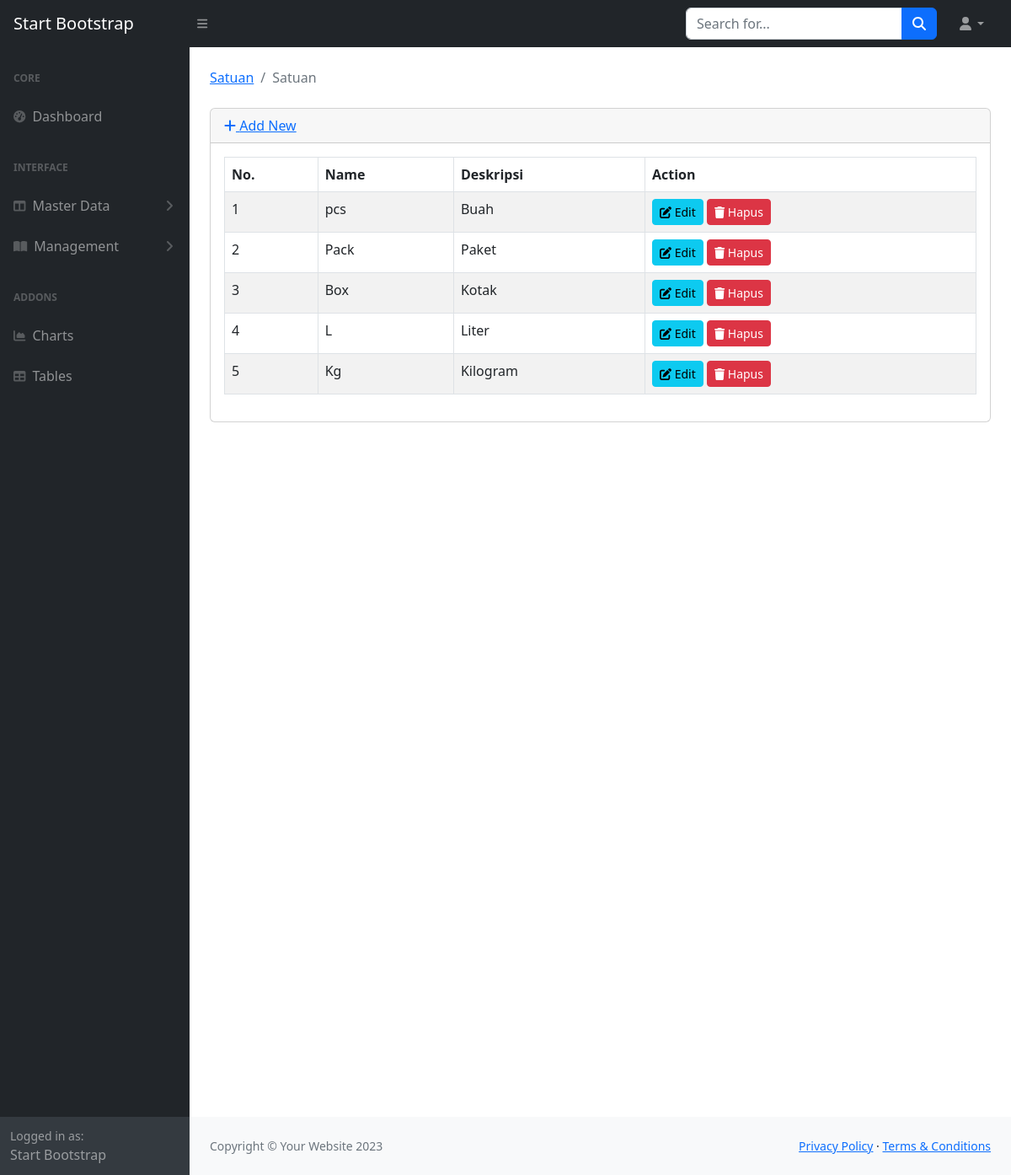
/index.php/satuan, run on the app's committed database.
### tables this page shows
CREATE TABLE `satuan` (
  `id` int NOT NULL,
  `name` char(100) DEFAULT NULL,
  `diskripsi` varchar(255) DEFAULT NULL
);

### application/views/template/main.php (called while the page is built, shortened)
<?php
$this->load->view('template/header');
$this->load->view('template/navbar');
$this->load->view('template/sidebar');
$this->load->view($content);

### application/controllers/Satuan.php (called while the page is built, shortened)
<?php
class Satuan extends CI_Controller
{
  public function __construct()
  {
    $this->load->model('Satuan_model');
    $this->load->library('form_validation');
  }
  public function index()
  {
    $data = array(
      'title' => 'Satuan',
      'userlog' => infoLogin(),
      'satuan' => $this->Satuan_model->getAll(),
      'content' => 'satuan/index'
    );
    $this->load->view('template/main', $data);
  }
}

### index.php (called while the page is built, shortened)
<?php
require_once BASEPATH.'core/CodeIgniter.php';

### application/helpers/pos_helper.php (called while the page is built, shortened)
<?php
function infoLogin(){
  $ci = get_instance();
  return $ci->db->get_where('user', ['username' => $ci->session->userdata('username')])->row_array();
}
?>

### application/models/Satuan_model.php (called while the page is built, shortened)
<?php defined('BASEPATH') or exit('No direct script access allowed');
class Satuan_model extends CI_Model
{
  protected $_table = 'satuan';
  public function getAll()
  {
    return $this->db->get($this->_table)->result();
  }
}

### application/views/satuan/index.php (the view, shortened to what this page needs)
<main>
  <div class="container-fluid px-4">
    <ol class="breadcrumb mb-4">
      <li class="breadcrumb-item"><a href="<?php echo site_url('satuan') ?>">Satuan</a></li>
      <li class="breadcrumb-item active"><?php echo $title; ?></li>
    </ol>
    <div class="card mb-4">
      <div class="card-header">
        <a href="<?php echo site_url('satuan/add'); ?>"><i class="fas fa-plus"></i> Add New</a>
      </div>
      <div class="card-body">
        <div class="table-responsive">
          <table class="table table-striped table-bordered table-hover" id="tabelkelas" width="100%" cellspacing="0">
            <thead>
              <tr>
                <th>No.</th>
                <th>Name</th>
                <th>Deskripsi</th>
                <th>Action</th>
              </tr>
            </thead>
            <tbody>
              <?php
              $no = 1;
              foreach ($satuan as $satuan) {
                echo "<tr>
                  <td>{$no}</td>
                  <td>{$satuan->name}</td>
                  <td>{$satuan->diskripsi}</td>
                  <td>
                    <div>
                      <a href='" . base_url('satuan/getedit/' . $satuan->id) . "' class='btn btn-sm btn-info'><i class='fas fa-edit'></i> Edit</a>
                      <a href='" . base_url('satuan/delete/' . $satuan->id) . "' class='btn btn-sm btn-danger'
                        onclick='return confirm(\"Ingin mengapus data satuan ini?\");'><i class='fas fa-trash'></i> Hapus</a>
                    </div>
                  </td>
                </tr>";
                $no++;
              }?>
            </tbody>
          </table>
        </div>
      </div>
    </div>
    <div style="height: 100vh;"></div>
  </div>
</main>

### data on the page
satuan: name "pcs", diskripsi "Buah"
satuan: name "Pack", diskripsi "Paket"
satuan: name "Box", diskripsi "Kotak"
satuan: name "L", diskripsi "Liter"
satuan: name "Kg", diskripsi "Kilogram"

### other printed values
$title "Satuan"
